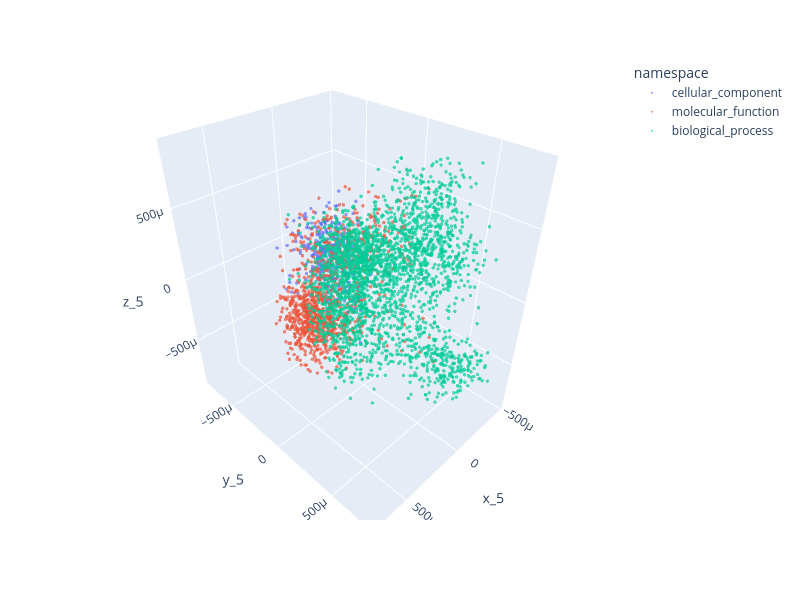
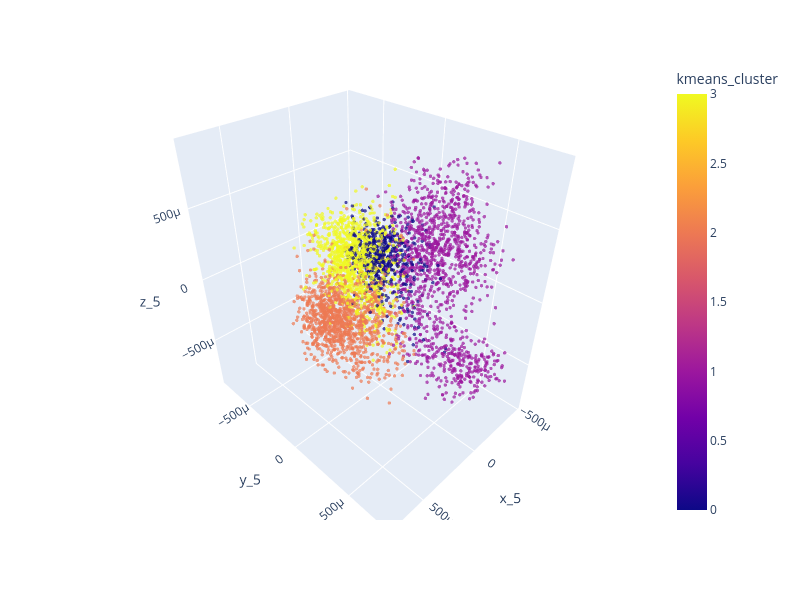

The notebook cell these images were saved under, in order:
### Code cell
# interactive plot

# Load mapping
df_se = pd.read_csv(go_folder / "biobert/spectral_grid.csv")

# plot
p = "5"  # n_neighbors

width = 800
height = 600
size = 2
opacity = 0.7

# label: aspect
fig = px.scatter_3d(
    df_se,
    x=f"x_{p}",
    y=f"y_{p}",
    z=f"z_{p}",
    color=df_se["namespace"],
    labels={"color": "namespace"},
    hover_data=["name"],
)
fig.update_traces(marker=dict(size=size), opacity=opacity)
fig.update_layout(width=width, height=height)
fig.show()

# label: cluster
fig = px.scatter_3d(
    df_se,
    x=f"x_{p}",
    y=f"y_{p}",
    z=f"z_{p}",
    color=df_se["kmeans_cluster"],
    labels={"color": "cluster"},
    hover_data=["name"],
)
fig.update_traces(marker=dict(size=size), opacity=opacity)
fig.update_layout(width=width, height=height)
fig.show()

### Figure 1 — Plotly figure (JSON) as saved in the notebook; plotly's stock layout.template omitted (floating-point values rounded to 4 significant figures; data arrays with more than 128 entries replaced by an {"elided": "..."} marker saying what was removed)
{"data": [{"customdata": {"elided": "374x1 str values"}, "hovertemplate": "namespace=cellular_component<br>x_5=%{x}<br>y_5=%{y}<br>z_5=%{z}<br>name=%{customdata[0]}<extra></extra>", "legendgroup": "cellular_component", "marker": {"color": "#636efa", "size": 2, "symbol": "circle"}, "mode": "markers", "name": "cellular_component", "opacity": 0.7, "scene": "scene", "showlegend": true, "type": "scatter3d", "x": {"elided": "374 float values"}, "y": {"elided": "374 float values"}, "z": {"elided": "374 float values"}}, {"customdata": {"elided": "1067x1 str values"}, "hovertemplate": "namespace=molecular_function<br>x_5=%{x}<br>y_5=%{y}<br>z_5=%{z}<br>name=%{customdata[0]}<extra></extra>", "legendgroup": "molecular_function", "marker": {"color": "#EF553B", "size": 2, "symbol": "circle"}, "mode": "markers", "name": "molecular_function", "opacity": 0.7, "scene": "scene", "showlegend": true, "type": "scatter3d", "x": {"elided": "1067 float values"}, "y": {"elided": "1067 float values"}, "z": {"elided": "1067 float values"}}, {"customdata": {"elided": "2559x1 str values"}, "hovertemplate": "namespace=biological_process<br>x_5=%{x}<br>y_5=%{y}<br>z_5=%{z}<br>name=%{customdata[0]}<extra></extra>", "legendgroup": "biological_process", "marker": {"color": "#00cc96", "size": 2, "symbol": "circle"}, "mode": "markers", "name": "biological_process", "opacity": 0.7, "scene": "scene", "showlegend": true, "type": "scatter3d", "x": {"elided": "2559 float values"}, "y": {"elided": "2559 float values"}, "z": {"elided": "2559 float values"}}], "layout": {"height": 600, "legend": {"title": {"text": "namespace"}, "tracegroupgap": 0}, "margin": {"t": 60}, "scene": {"domain": {"x": [0, 1], "y": [0, 1]}, "xaxis": {"title": {"text": "x_5"}}, "yaxis": {"title": {"text": "y_5"}}, "zaxis": {"title": {"text": "z_5"}}}, "width": 800}}

### Figure 2 — Plotly figure (JSON) as saved in the notebook; plotly's stock layout.template omitted (floating-point values rounded to 4 significant figures; data arrays with more than 128 entries replaced by an {"elided": "..."} marker saying what was removed)
{"data": [{"customdata": {"elided": "4000x1 str values"}, "hovertemplate": "x_5=%{x}<br>y_5=%{y}<br>z_5=%{z}<br>name=%{customdata[0]}<br>kmeans_cluster=%{marker.color}<extra></extra>", "legendgroup": "", "marker": {"color": {"elided": "4000 int values"}, "coloraxis": "coloraxis", "size": 2, "symbol": "circle"}, "mode": "markers", "name": "", "opacity": 0.7, "scene": "scene", "showlegend": false, "type": "scatter3d", "x": {"elided": "4000 float values"}, "y": {"elided": "4000 float values"}, "z": {"elided": "4000 float values"}}], "layout": {"coloraxis": {"colorbar": {"title": {"text": "kmeans_cluster"}}, "colorscale": [[0, "#0d0887"], [0.1111, "#46039f"], [0.2222, "#7201a8"], [0.3333, "#9c179e"], [0.4444, "#bd3786"], [0.5556, "#d8576b"], [0.6667, "#ed7953"], [0.7778, "#fb9f3a"], [0.8889, "#fdca26"], [1, "#f0f921"]]}, "height": 600, "legend": {"tracegroupgap": 0}, "margin": {"t": 60}, "scene": {"domain": {"x": [0, 1], "y": [0, 1]}, "xaxis": {"title": {"text": "x_5"}}, "yaxis": {"title": {"text": "y_5"}}, "zaxis": {"title": {"text": "z_5"}}}, "width": 800}}
